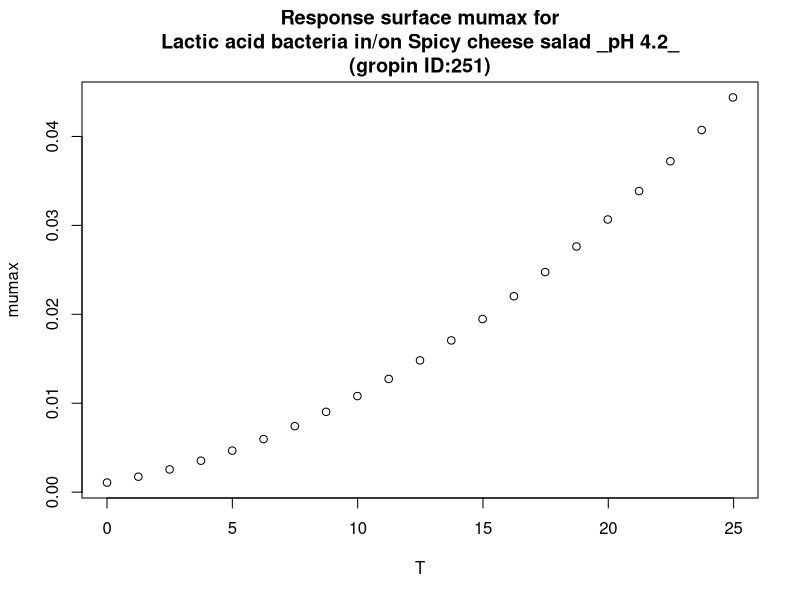

The R source for this figure:
#############################
# start of Parameter script
#############################
T <- seq(0,24.975024975025,length.out=21)
#############################
# end of Parameter script
#############################
############################# 
# start of Model script Gropin ID 251 
#############################
 
# constant coefficients for this model
a <- 0.023
Tmin <- -4.6
 
variables <- data.frame(T)
argumentsPar <- expand.grid(variables)
 
# heart of the model
response_surface <- function(T) {
   mumax <-2.302585*(a*(T-Tmin))^2/24

return(mumax=mumax)
} 

# output parameters
responseSurface <- cbind(argumentsPar,response_surface(argumentsPar['T']))
colnames(responseSurface) <- c(colnames(argumentsPar),'mumax')
#############################
# End of Model script
#############################
############################# 
# start of Visualisation script Gropin ID 251 
#############################
plot(T,responseSurface$'mumax',xlab='T',
                          ylab='mumax',main='Response surface mumax for
Lactic acid bacteria in/on Spicy cheese salad _pH 4.2_
(gropin ID:251)')
#############################
# End of Visualisation script
#############################
